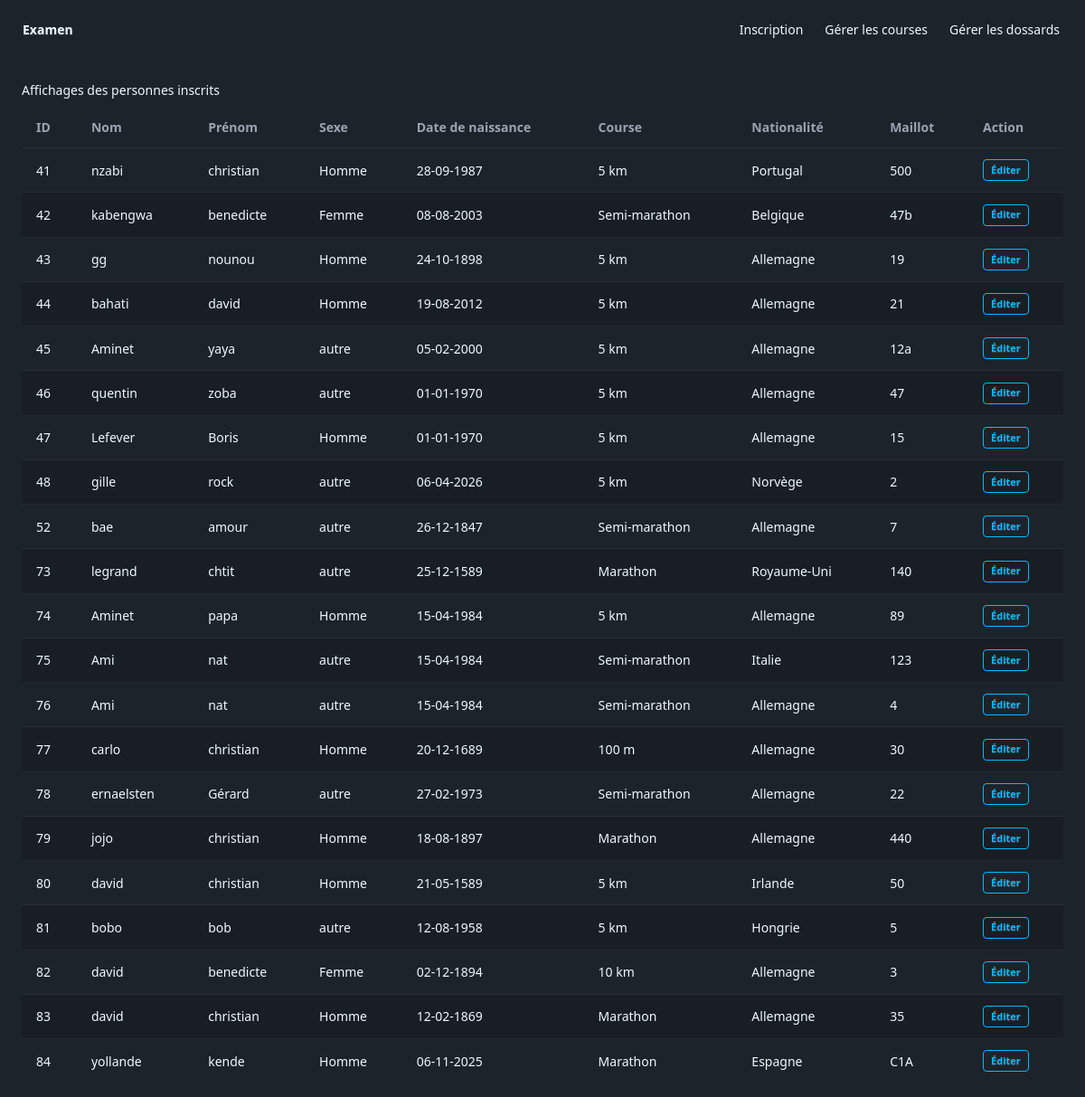
Page /affichage_personne.php on the earlier database version.
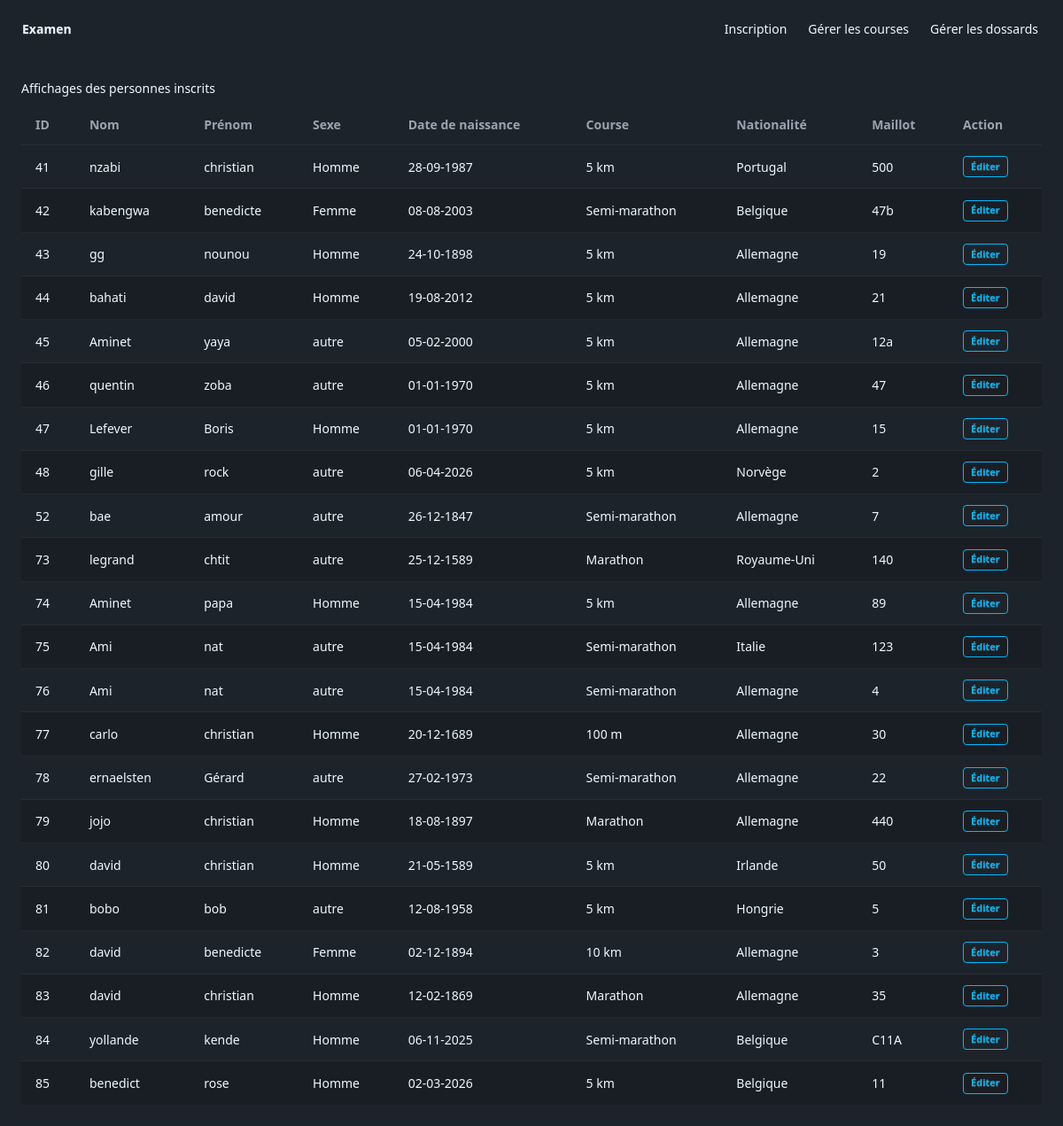
Same page on the later database version.
### tables this page shows
CREATE TABLE personnes (
    id_personne INTEGER PRIMARY KEY AUTOINCREMENT,
    nom         TEXT,
    prenom      TEXT,
    sexe        TEXT,
    date_naissance DATE,
    courses     TEXT,
    club        TEXT,
    non_partant INT,
    nationalite TEXT,
    id_maillot   INTEGER UNIQUE,
    FOREIGN KEY (id_maillot) REFERENCES maillots(id_maillot)
);

CREATE TABLE maillots (
    id_maillot INTEGER PRIMARY KEY AUTOINCREMENT,
    numero     TEXT UNIQUE
);

### affichage_personne.php (the view, shortened to what this page needs)
<?php
try {
    $pdo = new PDO('sqlite:bd.sqlite');
    $pdo->setAttribute(PDO::ATTR_ERRMODE, PDO::ERRMODE_EXCEPTION);
    $rqt = "SELECT  p.id_personne,
                    p.nom,
                    p.prenom,
                    p.sexe,
                    p.date_naissance,
                    p.courses,
                    p.nationalite,
                    m.numero AS numero_maillot
            FROM personnes p
            LEFT JOIN maillots m ON p.id_maillot = m.id_maillot
            WHERE P.sexe IS NOT NULL
            ORDER BY p.id_personne ASC";
    $exu  = $pdo->prepare($rqt);
    $exu->execute();
    $tabs = $exu->fetchAll(PDO::FETCH_ASSOC);
} catch (Exception $e) {
    die('Erreur : ' . $e->getMessage());
}
?>
<!DOCTYPE html>
<html lang="fr" data-theme="dark">
<head>
    <link href="https://cdn.jsdelivr.net/npm/daisyui@5" rel="stylesheet" type="text/css" />
    <script src="https://cdn.jsdeliver.net/npm/@tailwindcss/browser@4"></script>
</head>
<body class="min-h-screen flex flex-col items-center bg-black">
<div class="navbar bg-base-100 shadow-md w-full max-w-4xl mb-6">
  <div class="navbar-start">
    <a class="btn btn-ghost text-xl font-bold">Examen</a>
  </div>
  <div class="navbar-end">
    <ul class="menu menu-horizontal px-1">
      <li><a href="index.php">Inscription</a></li>
      <li><a href="mis_jours.php">Gérer les courses</a></li>
      <li><a href="dossards.php">Gérer les dossards</a></li>
    </ul>
  </div>
</div>
<div class="w-full max-w-3xl">
  <div class="card w-full bg-base-100 shadow-xl">
    <div class="card-body">
      <h1 class="text-2xl font-bold mb-4 text-center">
        Affichages des personnes inscrits
      </h1>
      <div class="overflow-x-auto">
       <table class="table table-zebra">
         <thead>
           <tr>
             <th>ID</th>
             <th>Nom</th>
             <th>Prénom</th>
             <th>Sexe</th>
             <th>Date de naissance</th>
             <th>Course</th>
             <th>Nationalité</th>
             <th>Maillot</th>
             <th>Action</th>
           </tr>
         </thead>
         <tbody>
         <?php foreach ($tabs as $tas): ?>
           <tr class="hover">
             <td><?= htmlspecialchars($tas['id_personne']) ?></td>
             <td class="font-semibold"><?= htmlspecialchars($tas['nom']) ?></td>
             <td><?= htmlspecialchars($tas['prenom']?? '') ?></td>
             <td><?= htmlspecialchars($tas['sexe']?? '') ?></td>
             <td>
               <?php
                 $dateBrute = $tas['date_naissance']?? '';
                 $dat_Af    = date('d-m-Y', strtotime($dateBrute));
                 echo htmlspecialchars($dat_Af);
               ?>
             </td>
             <td><?= htmlspecialchars($tas['courses']?? '') ?></td>
             <td><?= htmlspecialchars($tas['nationalite']?? '') ?></td>
             <td><?= htmlspecialchars($tas['numero_maillot']?? '') ?></td>
             <td>
               <a href="modif_personne.php?id_personne=<?= htmlspecialchars($tas['id_personne']?? '') ?>"
                  class="btn btn-xs btn-info btn-outline">
                 Éditer
               </a>
             </td>
           </tr>
         <?php endforeach; ?>
         </tbody>
       </table>
      </div>
    </div>
  </div>
</div>
</body>
</html>

Differences in the rows shown:
changed personnes "yollande": courses "Marathon" → "Semi-marathon"; nationalite "Espagne" → "Belgique"; id_maillot.numero "C1A" → "C11A"
added personnes: id_personne "85", nom "benedict", prenom "rose", sexe "Homme", date_naissance "02-03-2026", courses "5 km", nationalite "Belgique", id_maillot.numero "11"
